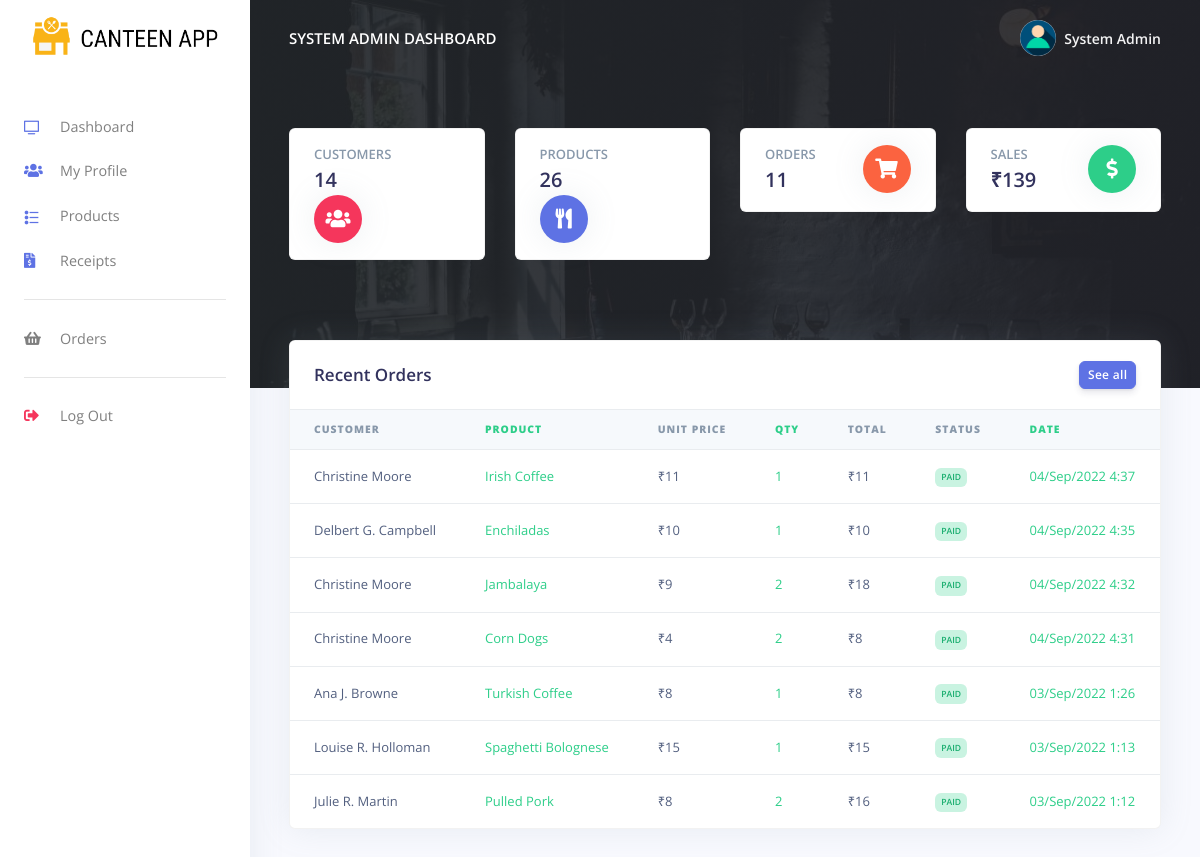
The app's page /cashier/dashboard.php (signed in), older data.
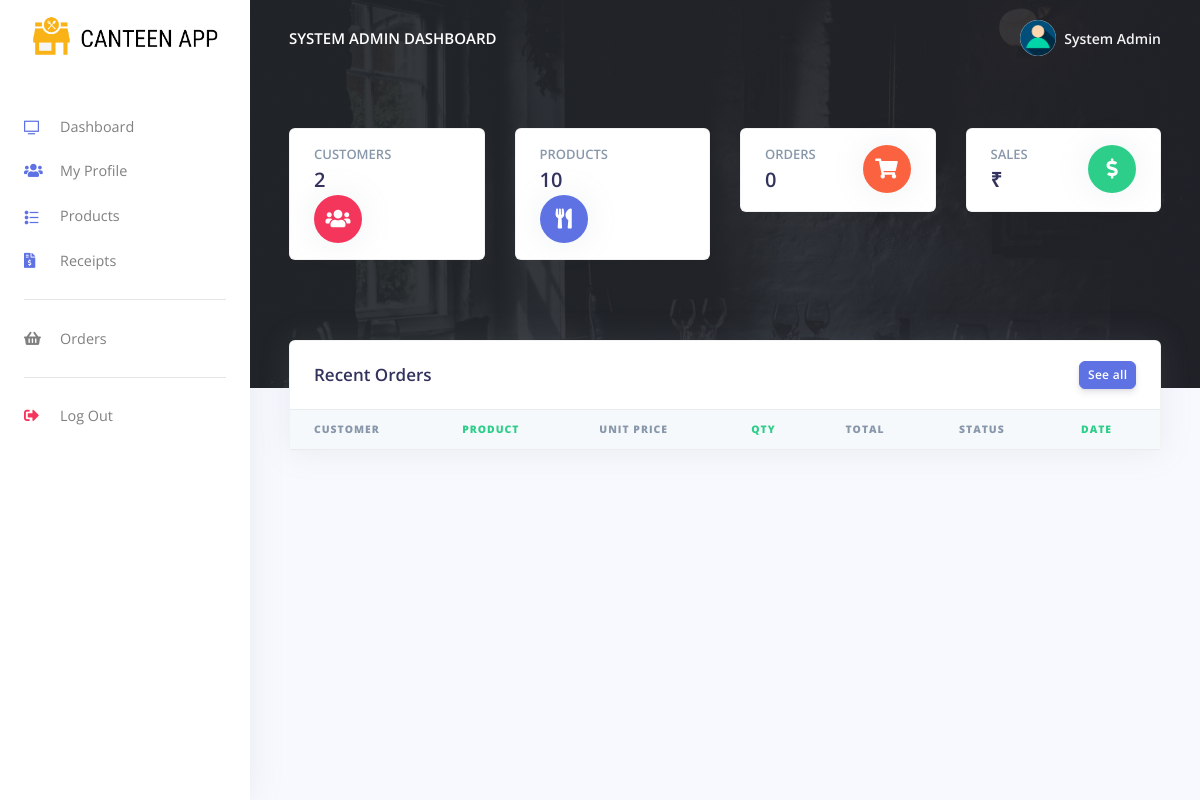
The same page, newer data.
### tables this page shows
CREATE TABLE `rpos_admin` (
  `admin_id` varchar(200) NOT NULL,
  `admin_name` varchar(200) NOT NULL,
  `admin_email` varchar(200) NOT NULL,
  `admin_password` varchar(200) NOT NULL
);

CREATE TABLE `rpos_orders` (
  `order_id` varchar(200) NOT NULL,
  `order_code` varchar(200) NOT NULL,
  `customer_id` varchar(200) NOT NULL,
  `customer_name` varchar(200) NOT NULL,
  `prod_id` varchar(200) NOT NULL,
  `prod_name` varchar(200) NOT NULL,
  `prod_price` varchar(200) NOT NULL,
  `prod_qty` varchar(200) NOT NULL,
  `order_status` varchar(200) NOT NULL,
  `created_at` timestamp(6) NOT NULL DEFAULT CURRENT_TIMESTAMP(6) ON UPDATE CURRENT_TIMESTAMP(6)
);

### cashier/partials/_analytics.php (called while the page is built, shortened)
<?php
$query = "SELECT COUNT(*) FROM `rpos_customers` ";
$stmt = $mysqli->prepare($query);
$stmt->execute();
$stmt->bind_result($customers);
$query = "SELECT COUNT(*) FROM `rpos_orders` ";
$stmt = $mysqli->prepare($query);
$stmt->execute();
$stmt->bind_result($orders);
$query = "SELECT COUNT(*) FROM `rpos_products` ";
$stmt = $mysqli->prepare($query);
$stmt->execute();
$stmt->bind_result($products);
$query = "SELECT SUM(pay_amt) FROM `rpos_payments` ";
$stmt = $mysqli->prepare($query);
$stmt->execute();
$stmt->bind_result($sales);

### cashier/dashboard.php (the view, shortened to what the changed rows need)
<?php
include('config/config.php');
require_once('partials/_head.php');
require_once('partials/_analytics.php');
?>
<body>
  <?php
  require_once('partials/_sidebar.php');
  ?>
  <div class="main-content">
    <?php
    require_once('partials/_topnav.php');
    ?>
    <div style="background-image: url(assets/img/theme/restro00.jpg); background-size: cover;" class="header  pb-8 pt-5 pt-md-8">
      <div class="container-fluid">
        <div class="header-body">
          <div class="row">
            <div class="col-xl-3 col-lg-6">
              <div class="card card-stats mb-4 mb-xl-0">
                <div class="card-body">
                  <div class="row">
                    <div class="col">
                      <h5 class="card-title text-uppercase text-muted mb-0">Customers</h5>
                      <span class="h2 font-weight-bold mb-0"><?php echo $customers; ?></span>
                    </div>
                  </div>
                </div>
              </div>
            </div>
            <div class="col-xl-3 col-lg-6">
              <div class="card card-stats mb-4 mb-xl-0">
                <div class="card-body">
                  <div class="row">
                    <div class="col">
                      <h5 class="card-title text-uppercase text-muted mb-0">Products</h5>
                      <span class="h2 font-weight-bold mb-0"><?php echo $products; ?></span>
                    </div>
                  </div>
                </div>
              </div>
            </div>
            <div class="col-xl-3 col-lg-6">
              <div class="card card-stats mb-4 mb-xl-0">
                <div class="card-body">
                  <div class="row">
                    <div class="col">
                      <h5 class="card-title text-uppercase text-muted mb-0">Orders</h5>
                      <span class="h2 font-weight-bold mb-0"><?php echo $orders; ?></span>
                    </div>
                  </div>
                </div>
              </div>
            </div>
            <div class="col-xl-3 col-lg-6">
              <div class="card card-stats mb-4 mb-xl-0">
                <div class="card-body">
                  <div class="row">
                    <div class="col">
                      <h5 class="card-title text-uppercase text-muted mb-0">Sales</h5>
                      <span class="h2 font-weight-bold mb-0">₹<?php echo $sales; ?></span>
                    </div>
                  </div>
                </div>
              </div>
            </div>
          </div>
        </div>
      </div>
    </div>
    <div class="container-fluid mt--7">
      <div class="row mt-5">
        <div class="col-xl-12 mb-5 mb-xl-0">
          <div class="card shadow">
            <div class="table-responsive">
              <table class="table align-items-center table-flush">
                <thead class="thead-light">
                  <tr>
                    <th scope="col"><b>Customer</b></th>
                    <th class="text-success" scope="col"><b>Product</b></th>
                    <th scope="col"><b>Unit Price</b></th>
                    <th class="text-success" scope="col"><b>Qty</b></th>
                    <th scope="col"><b>Total</b></th>
                    <th scop="col"><b>Status</b></th>
                    <th class="text-success" scope="col"><b>Date</b></th>
                  </tr>
                </thead>
                <tbody>
                  <?php
                  $ret = "SELECT * FROM  rpos_orders ORDER BY `rpos_orders`.`created_at` DESC LIMIT 7 ";
                  $stmt = $mysqli->prepare($ret);
                  $stmt->execute();
                  $res = $stmt->get_result();
                  while ($order = $res->fetch_object()) {
                    $total = ($order->prod_price * $order->prod_qty);
                  ?>
                    <tr>
                      <td><?php echo $order->customer_name; ?></td>
                      <td class="text-success"><?php echo $order->prod_name; ?></td>
                      <td>₹<?php echo $order->prod_price; ?></td>
                      <td class="text-success"><?php echo $order->prod_qty; ?></td>
                      <td>₹<?php echo $total; ?></td>
                      <td><?php if ($order->order_status == '') {
                            echo "<span class='badge badge-danger'>Not Paid</span>";
                          } else {
                            echo "<span class='badge badge-success'>$order->order_status</span>";
                          } ?></td>
                      <td class="text-success"><?php echo date('d/M/Y g:i', strtotime($order->created_at)); ?></td>
                    </tr>
                  <?php } ?>
                </tbody>
              </table>
            </div>
          </div>
        </div>
      </div>
    </div>
  </div>
</body>
</html>

### cashier/partials/_sidebar.php (shortened to what the changed rows need)
<?php
$admin_id = $_SESSION['admin_id'];
$ret = "SELECT * FROM  rpos_admin  WHERE admin_id = '$admin_id'";
$stmt = $mysqli->prepare($ret);
$stmt->execute();
$res = $stmt->get_result();
while ($admin = $res->fetch_object()) {
?>
  <nav class="navbar navbar-vertical fixed-left navbar-expand-md navbar-light bg-white" id="sidenav-main">
    <div class="container-fluid">
      <a class="navbar-brand pt-0" href="dashboard.php">
        <img src="assets/img/brand/repos.png" class="navbar-brand-img" alt="...">
      </a>
      <div class="collapse navbar-collapse" id="sidenav-collapse-main">
        <ul class="navbar-nav">
          <li class="nav-item">
            <a class="nav-link" href="dashboard.php">
              <i class="ni ni-tv-2 text-primary"></i> Dashboard
            </a>
          </li>
          <li class="nav-item">
            <a class="nav-link" href="change_profile.php">
              <i class="fas fa-users text-primary"></i> My Profile
            </a>
          </li>
          <li class="nav-item">
            <a class="nav-link" href="products.php">
              <i class="ni ni-bullet-list-67 text-primary"></i>Products
            </a>
          </li>
          <li class="nav-item">
            <a class="nav-link" href="receipts.php">
              <i class="fas fa-file-invoice-dollar text-primary"></i> Receipts
            </a>
          </li>
        </ul>
        <hr class="my-3">
        <ul class="navbar-nav">
          <li class="nav-item">
            <a class="nav-link" href="orders_reports.php">
              <i class="fas fa-shopping-basket"></i> Orders
            </a>
          </li>
        </ul>
        <hr class="my-3">
        <ul class="navbar-nav mb-md-3">
          <li class="nav-item">
            <a class="nav-link" href="logout.php">
              <i class="fas fa-sign-out-alt text-danger"></i> Log Out
            </a>
          </li>
        </ul>
      </div>
    </div>
  </nav>
<?php } ?>

### cashier/partials/_topnav.php (shortened to what the changed rows need)
<?php
$admin_id = $_SESSION['admin_id'];
$ret = "SELECT * FROM  rpos_admin  WHERE admin_id = '$admin_id'";
$stmt = $mysqli->prepare($ret);
$stmt->execute();
$res = $stmt->get_result();
while ($admin = $res->fetch_object()) {
?>
    <nav class="navbar navbar-top navbar-expand-md navbar-dark" id="navbar-main">
        <div class="container-fluid">
            <a class="h4 mb-0 text-white text-uppercase d-none d-lg-inline-block" href="dashboard.php"><?php echo $admin->admin_name; ?> Dashboard</a>
            <ul class="navbar-nav align-items-center d-none d-md-flex">
                <li class="nav-item dropdown">
                    <a class="nav-link pr-0" href="#" role="button" data-toggle="dropdown" aria-haspopup="true" aria-expanded="false">
                        <div class="media align-items-center">
                            <span class="avatar avatar-sm rounded-circle">
                                <img alt="Image placeholder" src="assets/img/theme/user-a-min.png">
                            </span>
                            <div class="media-body ml-2 d-none d-lg-block">
                                <span class="mb-0 text-sm  font-weight-bold"><?php echo $admin->admin_name; ?></span>
                            </div>
                        </div>
                    </a>
                </li>
            </ul>
        </div>
    </nav>
<?php } ?>

Row changes from the older to the newer data that the page shows:
removed rpos_orders: customer_name "Christine Moore", prod_name "Irish Coffee", prod_price "11", prod_qty "1", order_status "PAID", created_at "04/Sep/2022 4:37"
removed rpos_orders: customer_name "Delbert G. Campbell", prod_name "Enchiladas", prod_price "10", prod_qty "1", order_status "PAID", created_at "04/Sep/2022 4:35"
removed rpos_orders: customer_name "Christine Moore", prod_name "Jambalaya", prod_price "9", prod_qty "2", total "18", order_status "PAID", created_at "04/Sep/2022 4:32"
removed rpos_orders: customer_name "Christine Moore", prod_name "Corn Dogs", prod_price "4", prod_qty "2", total "8", order_status "PAID", created_at "04/Sep/2022 4:31"
removed rpos_orders: customer_name "Ana J. Browne", prod_name "Turkish Coffee", prod_price "8", prod_qty "1", order_status "PAID", created_at "03/Sep/2022 1:26"
removed rpos_orders: customer_name "Louise R. Holloman", prod_name "Spaghetti Bolognese", prod_price "15", prod_qty "1", order_status "PAID", created_at "03/Sep/2022 1:13"
removed rpos_orders: customer_name "Julie R. Martin", prod_name "Pulled Pork", prod_price "8", prod_qty "2", total "16", order_status "PAID", created_at "03/Sep/2022 1:12"
Text that changed along with them:
$customers: "14" → "2"
$products: "26" → "10"
$orders: "11" → "0"
$sales: "139" → (not shown)
